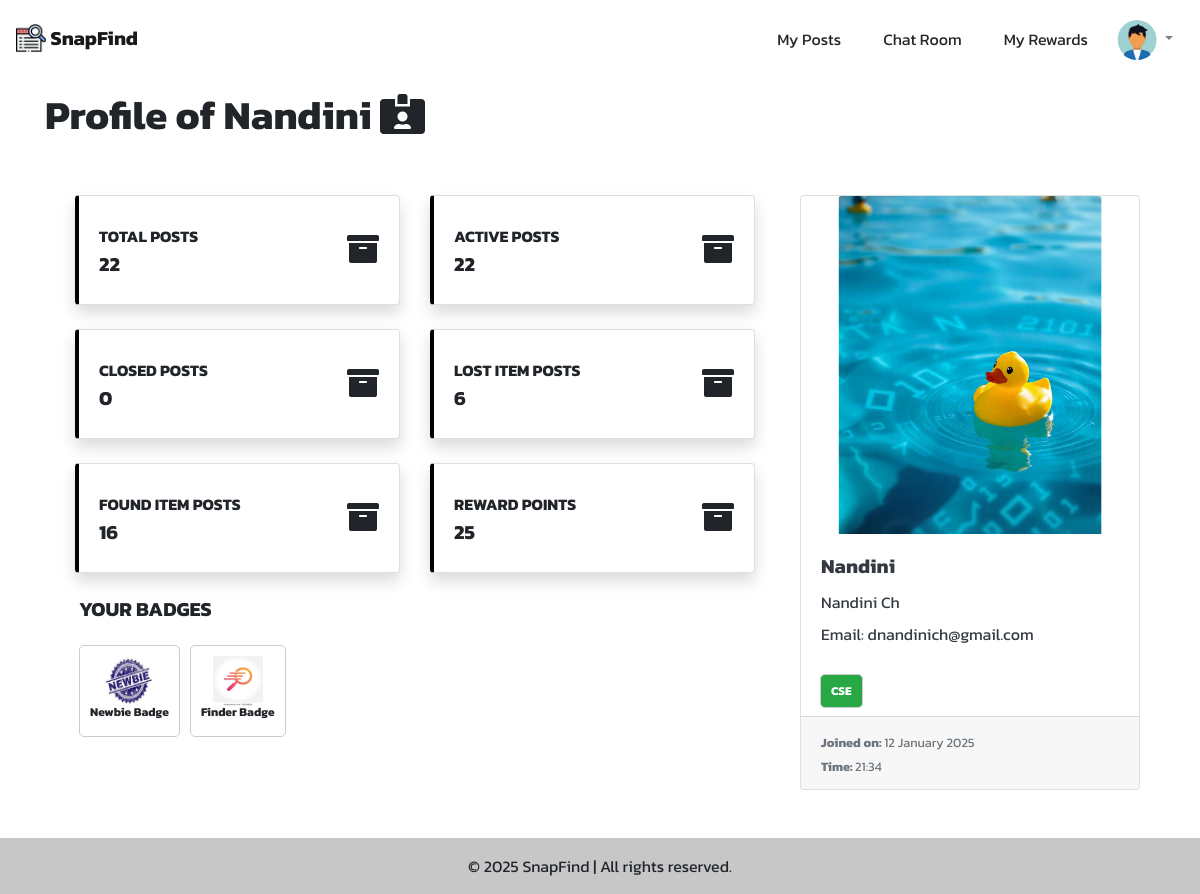
The page /accounts/15/ (signed in) on the database its author committed.
### accounts/models.py (models this page shows, shortened)
class UserProfile(models.Model):
    avatar = models.ImageField(default='accounts/user_default.jpg', upload_to='accounts/') # Picture of user
    user = models.OneToOneField(User, on_delete=models.CASCADE) # reference to User Table
    faculty = models.ForeignKey(Faculty, on_delete=models.CASCADE) # reference to Faculty Table

class Reward(models.Model):
    user = models.ForeignKey(User, on_delete=models.CASCADE)
    points = models.IntegerField(default=0)
    badges = models.ManyToManyField(Badge, blank=True)
    created_at = models.DateTimeField(auto_now_add=True)

class Badge(models.Model):
    name = models.CharField(max_length=255)
    points_required = models.IntegerField()
    image = models.ImageField(upload_to='badges/')

class Faculty(models.Model):
    faculty_name = models.CharField(max_length=255)
    def __str__(self):
        return self.faculty_name

### accounts/views.py (the view)
# urls.py: path('<int:user_id>/', ProfileView.as_view(), name='profile'), # ProfileView
class ProfileView(View):
    template_name = 'profile.html'
    def get(self, request, user_id):
        user = User.objects.get(id=user_id)
        posts = Post.objects.filter(user=user)
        founds = Post.objects.filter(user=user, type='found')
        losts = Post.objects.filter(user=user, type='lost')
        reward, created = Reward.objects.get_or_create(user=request.user)
        closed = 0
        for post in posts:
            if post.is_active == False:
                closed += 1
        context = {
            'user': user,
            'posts': posts,
            'closed': closed,
            'active': len(posts) - closed,
            'founds': founds,
            'losts': losts,
            'rewards': reward
        }
        return render(request, self.template_name, context)

### accounts/templates/profile.html (shortened to what this page needs)
{% extends 'base_layout.html' %}
{% load static %}
{% block content %}
<div class="container mt-3">
    <h1><b> Profile of {{ user.username }} <i class="fas fa-id-card-alt"></i></b> </h1>
    <div class="container">
        <div class="row">
            <div class="col-lg-8">
                <div class="container mt-5">
                    <div class="row">
                        <div class="col mb-4 rotate-img">
                            <div class="card shadow h-100 py-2" style="border-left:.25rem solid black !important">
                                <div class="card-body">
                                    <div class="row no-gutters align-items-center">
                                        <div class="col mr-2">
                                            <div class="font-weight-bold text-uppercase mb-1">Total Posts</div>
                                            <div class="h5 mb-0 font-weight-bold text-gray-800">
                                                {{ posts|length }}
                                            </div>
                                        </div>
                                        <div class="col-auto">
                                            <i class="fas fa-archive fa-2x"></i>
                                        </div>
                                    </div>
                                </div>
                            </div>
                        </div>
                        <div class="col mb-4 rotate-img">
                            <div class="card shadow h-100 py-2" style="border-left:.25rem solid black !important">
                                <div class="card-body">
                                    <div class="row no-gutters align-items-center">
                                        <div class="col mr-2">
                                            <div class="font-weight-bold text-uppercase mb-1">Active Posts</div>
                                            <div class="h5 mb-0 font-weight-bold text-gray-800">
                                                {{ active }}
                                            </div>
                                        </div>
                                        <div class="col-auto">
                                            <i class="fas fa-archive fa-2x"></i>
                                        </div>
                                    </div>
                                </div>
                            </div>
                        </div>
                    </div>
                    <div class="row">
                        <div class="col mb-4 rotate-img">
                            <div class="card shadow h-100 py-2" style="border-left:.25rem solid black !important">
                                <div class="card-body">
                                    <div class="row no-gutters align-items-center">
                                        <div class="col mr-2">
                                            <div class="font-weight-bold text-uppercase mb-1">Closed Posts</div>
                                            <div class="h5 mb-0 font-weight-bold text-gray-800">
                                                {{ closed }}
                                            </div>
                                        </div>
                                        <div class="col-auto">
                                            <i class="fas fa-archive fa-2x"></i>
                                        </div>
                                    </div>
                                </div>
                            </div>
                        </div>
                        <div class="col mb-4 rotate-img">
                            <div class="card shadow h-100 py-2" style="border-left:.25rem solid black !important">
                                <div class="card-body">
                                    <div class="row no-gutters align-items-center">
                                        <div class="col mr-2">
                                            <div class="font-weight-bold text-uppercase mb-1">Lost Item Posts</div>
                                            <div class="h5 mb-0 font-weight-bold text-gray-800">
                                                {{ losts|length }}
                                            </div>
                                        </div>
                                        <div class="col-auto">
                                            <i class="fas fa-archive fa-2x"></i>
                                        </div>
                                    </div>
                                </div>
                            </div>
                        </div>
                    </div>
                    <div class="row">
                        <div class="col mb-4 rotate-img">
                            <div class="card shadow h-100 py-2" style="border-left:.25rem solid black !important">
                                <div class="card-body">
                                    <div class="row no-gutters align-items-center">
                                        <div class="col mr-2">
                                            <div class="font-weight-bold text-uppercase mb-1">Found Item Posts</div>
                                            <div class="h5 mb-0 font-weight-bold text-gray-800">
                                                {{ founds|length }}
                                            </div>
                                        </div>
                                        <div class="col-auto">
                                            <i class="fas fa-archive fa-2x"></i>
                                        </div>
                                    </div>
                                </div>
                            </div>
                        </div>
                        <div class="col mb-4 rotate-img">
                            <div class="card shadow h-100 py-2" style="border-left:.25rem solid black !important">
                                <div class="card-body">
                                    <div class="row no-gutters align-items-center">
                                        <div class="col mr-2">
                                            <div class="font-weight-bold text-uppercase mb-1">Reward Points</div>
                                            <div class="h5 mb-0 font-weight-bold text-gray-800">
                                                {{ rewards.points }}
                                            </div>
                                        </div>
                                        <div class="col-auto">
                                            <i class="fas fa-archive fa-2x"></i>
                                        </div>
                                    </div>
                                </div>
                            </div>
                        </div>
                    </div>
                    <div class="row ml-1">
                        <H5 style="font-weight:bold;">YOUR BADGES</H5>
                    </div>
                        <div class="row ml-1 mt-3 badges">
                            {% for badge in rewards.badges.all %}
                                <div class="badge">
                                    <img src="{{ badge.image.url }}" alt="{{ badge.name }}">
                                    <p>{{ badge.name }}</p>
                                </div>
                            {% empty %}
                                <p>No badges earned yet!</p>
                            {% endfor %}
                        </div>
                </div>
            </div>
            <div class="col-lg-4 mt-5">
                <div class="card w-100 text-dark mycard">
                    <div class="wrapper">
                        <img class="card-img-top" src="{{ user.userprofile.avatar.url }}" id="avatar_preview">
                    </div>
                    <div class="card-body">
                        <h5 class="card-title">
                            <b id='username'>{{ user.username }}</b>
                        </h5>
                        <p class="card-text">
                            <p>
                                <span id='first_name'> {{ user.first_name }} </span>
                                <span id='last_name'> {{ user.last_name }} </span>
                            </p>
                            <p>Email: <span id='email'> {{ user.email }} </span></p>
                        </p>
                    </div>
                    <div class="container mb-2 ml-1">
                        <p class="card-text">
                            <span class="badge badge-pill badge-success" id='faculty'> {{ user.userprofile.faculty }}
                            </span>
                        </p>
                    </div>
                    <div class="card-footer">
                        <small class="text-muted">
                            <b>Joined on: </b> {{ user.date_joined|date:"d F Y" }}
                            <br>
                            <b>Time: </b> {{ user.date_joined|date:"H:i" }}
                        </small>
                    </div>
                </div>
            </div>
        </div>
    </div>
</div>
{% endblock %}

### templates/base_layout.html (shortened to what this page needs)
{% load static %}
<!DOCTYPE html>
<html lang="en">
<head>
    <link rel="stylesheet" href="{% static 'css/bootstrap.min.css' %}">
    <link rel="stylesheet" href="{% static 'css/style.css' %}">
    <link rel="stylesheet" href="{% static 'css/fontawesome.all.min.css' %}">
</head>
<body class="d-flex flex-column min-vh-100">
    <nav class="navbar navbar-expand navbar-light" style="height: 75px;">
        <div class="collapse navbar-collapse" id="navbarTogglerDemo01">
            <a class="navbar-brand" href="{% url 'index' %}">
                <img src="{% static 'images/lost&found.png' %}" width="30" height="30" class="d-inline-block align-top" alt="">
                <b>SnapFind</b>
            </a>
            <ul class="navbar-nav ml-auto {% if request.user.is_authenticated %} mt-4 {% endif %}">
                <li class="nav-item active">
                    <a class="nav-link" href="{% url 'my_posts' %}">
                        <p class='btn m-0 index'>
                            My Posts
                        </p>
                    </a>
                </li>
                {% if request.user.is_authenticated %}
                <li class="nav-item active">
                    <a class="nav-link" href="{% url 'chat_index' %}">
                        <p class='btn m-0 index'>
                            Chat Room
                        </p>
                    </a>
                </li>
                {% if request.user.is_authenticated %}
                <li class="nav-item active">
                    <a class="nav-link" href="{% url 'rewards' %}">
                        <p class='btn m-0 index'>
                            My Rewards
                        </p>
                    </a>
                </li>
                {% endif %}
                <li class="nav-item dropdown">
                    <a class="nav-link dropdown-toggle my-circle" href="#" id="navbarDropdownMenuLink" role="button" data-toggle="dropdown" aria-haspopup="true" aria-expanded="false">
                        <img src="{{ request.user.userprofile.avatar.url }}" class="rounded-circle" style="width: 40px; height: 40px;">
                    </a>
                </li>
                {% endif %}
            </ul>
        </div>
    </nav>
    <main class="flex-grow-1">
        {% block content %}
        {% endblock %}
    </main>
    <footer class="bg-light text-center text-lg-start mt-5">
        <div class="text-center p-3" style="background-color: rgba(0, 0, 0, 0.2);">
            © 2025 SnapFind | All rights reserved.
        </div>
    </footer>
</body>
</html>

### static/css/style.css (style rules this page uses)
* { font-family: 'Kanit', sans-serif; word-wrap: break-word; padding: 0; margin: 0; }
body, html { height: 100%; }
body { animation: fadein .5s; }
.mycard { transition: .2s; }
.wrapper { position: relative; overflow: hidden; }
.wrapper:after { content: ''; display: block; padding-top: 100%; }
.wrapper img { width: auto; height: 100%; max-width: none; position: absolute; left: 50%; top: 0; transform: translateX(-50%); }
.rotate-img { transition: .3s; }
.my-circle { position: relative; width: 75px; height: 75px; overflow: hidden; }
.my-circle img { width: 100%; height: 100%; object-fit: cover; }

### accounts/templates/profile.html (style rules this page uses)
.badges { display: flex; flex-wrap: wrap; gap: 10px; }
.badge { border: 1px solid #ccc; border-radius: 5px; padding: 10px; text-align: center; }
.badge img { width: 50px; height: 50px; }

### rows shown on the page
Reward: points "25"
Badge: image (picture), name "Newbie Badge"
Badge: image (picture), name "Finder Badge"

### other values the page prints
{{ user.username }} "Nandini"
{{ posts|length }} "22"
{{ active }} "22"
{{ closed }} "0"
{{ losts|length }} "6"
{{ founds|length }} "16"
{{ user.first_name }} "Nandini"
{{ user.last_name }} "Ch"
{{ user.email }} "dnandinich@gmail.com"
{{ user.userprofile.faculty }} "CSE"
{{ user.date_joined|date:"d F Y" }} "12 January 2025"
{{ user.date_joined|date:"H:i" }} "21:34"
